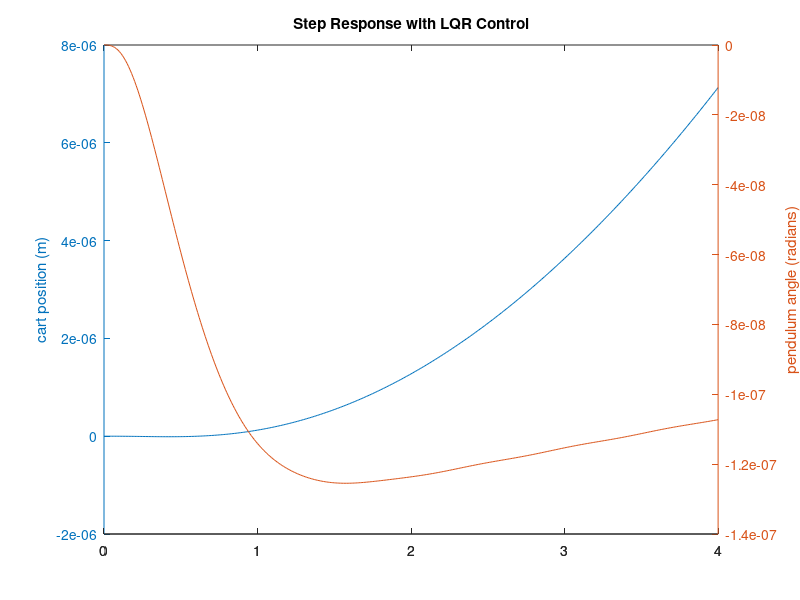

MATLAB code for this plot: (Note: this script raises an error after producing the figure.)
%
% Control the inverted pendulum, modeling it with a spring
%
% Warning: not controllable or observable... =(
%
%close all;
clear all;
pkg load control;

% Whether to create plots
plotAll = true;

%
% Pendulum model, the longer rod
%

% Sample rate / control frequency (Hz)
f = 300;
T = 1/f;
Maxpos = 0.25;              % Max carriage travel +- 0.25 m
Maxangle = 0.175;           % Max rod angle -- 10 deg
Maxvoltage = 20;            % Max motor voltage, V
pstart = 0.005;             % Carriage position starting limit, m
astart = 1*pi/180;          % Angle starting limit, rad
g = 9.81;                   % m/s^2     Gravitational constant

% SYSTEM PARAMETERS
% Measured Mechanical Parameters
d1 = 0.323;                % m         Length of pendulum 1 (long)
d2 = 0.079;                 % m         Length of pendulum 2 (short)
%mp1 = 0.0208;              % kg        Mass of pendulum 1
mp1 = 0.0318;
%mp2 = 0.0050;              % kg        Mass of pendulum 2
mp2 = 0.0085;
%m=0.8; % Makes state estimates better for some reason
m = 0.3163;                 % kg        Mass of carriage
rd = 0.0254/2;              % m         Drive pulley radius
md = 0.0375;                % kg        Mass of drive pulley (cylinder)
%mc1 = 0.0036;              % kg        Mass of clamp 1*
%mc2 = 0.0036;              % kg        Mass of clamp 2*
mc1 = 0.0085;
mc2 = mc1;

% *Clamp Dimensions
%  Rectangular 0.0254 x 0.01143 m
%  The pivot shaft is 0.00714 m from the end

% Motor Parameters (Data Sheet)
Im = 43e-7;                 % kg m^2/rad    Rotor moment of inertia
R = 4.09;                   % ohms          Resistance
kt = 0.0351;                % Nm/A          Torque constant
ke = 0.0351;                % Vs/rad        Back emf constant

% Derived Mechanical Parameters

                            % kg m^2/rad    Moment of inertia, clamp 1
%Ic1 = mc1*(0.01143^2 + 0.0254^2)/12 + mc1*(0.0127-0.00714)^2;
Ic1 = mc1*(0.0098^2 + 0.0379^2)/12;
Ic2 = Ic1;                  % kg m^2/rad    Moment of inertia, clamp 2
Id = md*(rd^2)/2;           % kg m^2/rad    Moment of inertia, drive pulley
Imd = Im + Id;              % kg m^2/rad    Moment of inertia, combined

J1 = Ic1 + mp1*(d1^2)/3;    % Total moment of inertia, pendulum 1 (long)
J2 = Ic2 + mp2*(d2^2)/3;    % Total moment of inertia, pendulum 2 (short)
Jd = Im + Id;               % Total moment of inertia, motor drive
Mc = m + mc1 + mc2;         % Total carriage mass

% Friction Test Data
%   Carriage Slope = 19 deg;  Terminal Velocity xdotss = 0.312 m/s; From
%       twincarriage.m; formula b = m g sin(theta)/xdotss
%   Pendulum 1 (long) Exponent a1 = 0.0756 1/s;  From longfit.m
%   Pendulum 2 (short) Exponent a2 = 0.2922 1/s; From shortfit.m
%        formula b = 2 a J

%alpha = 19;
alpha = 12.2;
%xdotss = 0.312;
xdotss = 0.4852;
%a1 = 0.0756;
%a2 = 0.2922;
a1 = 0.0185;
a2 = 0.012;
                            % Ns/m    Viscous friction of carriage system
b = (Mc + mp1 + mp2)*g*sin(alpha*pi/180)/xdotss;
b1 = 2*a1*J1;               % Nms/rad    Viscous friction of pendulum 1 (rotational)
b2 = 2*a2*J2;               % Nms/rad    Viscous friction of pendulum 2 (rotational)

scale = [rd*2*pi/4096  2*pi/4096 -0.05/250];

% Additional variables
l1 = d1/2;
l2 = d2/2;
bc = b;
Km = kt;

% Fiddle with these values...
Ks = 0.1;
bm = 1;

%
% State space equations with the spring
%

% Denominator
p = (Mc*l1^2*l2^2*mp1*mp2+J1*Mc*l2^2*mp2+J1*l2^2*mp1*mp2+J2*Mc*l1^2*mp1+J2*l1^2*mp1*mp2+J1*J2*Mc+J1*J2*mp1+J1*J2*mp2);
A = [
    % xd
    0 1 0 0 0 0 0 0;
    % xdd
     -(-Ks*l1^2*l2^2*mp1*mp2-J1*Ks*l2^2*mp2-J2*Ks*l1^2*mp1-J1*J2*Ks)/p -(bc*l1^2*l2^2*mp1*mp2+J1*bc*l2^2*mp2+J2*bc*l1^2*mp1+J1*J2*bc)/p -(-g*l1^2*l2^2*mp1^2*mp2-J2*g*l1^2*mp1^2)/p 0 -(-g*l1^2*l2^2*mp1*mp2^2-J1*g*l2^2*mp2^2)/p 0 -(Ks*l1^2*l2^2*mp1*mp2*rd+J1*Ks*l2^2*mp2*rd+J2*Ks*l1^2*mp1*rd+J1*J2*Ks*rd)/p 0;
    % theta1d
    0 0 0 1 0 0 0 0;
    % theta1dd
    -(-Ks*l2^2*mp2-J2*Ks)*l1*mp1/p -(bc*l2^2*mp2+J2*bc)*l1*mp1/p -(-Mc*g*l2^2*mp2-g*l2^2*mp1*mp2-J2*Mc*g-J2*g*mp1-J2*g*mp2)*l1*mp1/p 0 +g*l2^2*mp2^2*l1*mp1/p 0 -(Ks*l2^2*mp2*rd+J2*Ks*rd)*l1*mp1/p 0;
    % theta2d
    0 0 0 0 0 1 0 0;
    % theta2dd
    +mp2*l2*(-Ks*l1^2*mp1-J1*Ks)/p +mp2*l2*(bc*l1^2*mp1+J1*bc)/p -mp2*l2*g*l1^2*mp1^2/p 0 +mp2*l2*(-Mc*g*l1^2*mp1-g*l1^2*mp1*mp2-J1*Mc*g-J1*g*mp1-J1*g*mp2)/p 0 +mp2*l2*(Ks*l1^2*mp1*rd+J1*Ks*rd)/p 0;
    % thetamd
    0 0 0 0 0 0 0 1;
    % thetamdd
    0 0 0 0 0 0 0 -(Km^2+R*bm)/(Jd*R) ];
B = [0;
     0;
     0;
     0;
     0;
     0;
     0;
     Km/(Jd*R)];
C = [1 0 0 0 0 0 0 0;
     0 0 1 0 0 0 0 0];
D = [0;
     0];

states = {'x' 'x_dot' 'theta1' 'theta1_dot' 'theta2' 'theta2_dot' 'thetam' 'thetam_dot'};
inputs = {'v'};
outputs = {'x'; 'theta1'};
sys_ss = ss(A,B,C,D,'statename',states,'inputname',inputs,'outputname',outputs);

% Poles for our system
original_poles = eig(A);

%
% Discretize
%
sys_d = c2d(sys_ss, T, 'zoh');
%H = tf(sys_d);

% Check if controllable and observable
co = ctrb(sys_d);
ob = obsv(sys_d);

controllability = rank(co);
observability = rank(ob);

if controllability == 8
	disp('System is controllable. Yay!')
else
	disp('System is not controllable. This is bad.')
end
if observability == 8
	disp('System is observable. Yay!')
else
	disp('System is not observable. This is bad.')
end

% Original poles are:
%
%   0.00000 + 0.00000i
%  -4.44367 + 0.00000i
%  -0.04895 + 5.15645i
%  -0.04895 - 5.15645i
%
%
% With V -> x,phi model:
%
%    0.00000 + 0.00000i
%   -9.77403 + 0.00000i
%   -0.04054 + 5.12175i
%   -0.04054 - 5.12175i
%
% which are way out of the unit circle.
%
poles = eig(A);

%
% Create a controller with LQR and simulate it
% http://ctms.engin.umich.edu/CTMS/index.php?example=InvertedPendulum&section=ControlStateSpace
%

Q = C'*C;
Q(1,1) = 1000;
Q(3,3) = 100;
R = 0.1;

K = lqr(A,B,Q,R);

Ac = [(A-B*K)];
Bc = [B];
Cc = [C];
Dc = [D];

sys_cl = ss(Ac,Bc,Cc,Dc,'statename',states,'inputname',inputs,'outputname',outputs);

t = 0:0.01:4;
r = 0.2*ones(size(t));
if plotAll
    figure;
    [y,t,x]=lsim(sys_cl,r,t);
    [AX,H1,H2] = plotyy(t,y(:,1),t,y(:,2),'plot');
    set(get(AX(1),'Ylabel'),'String','cart position (m)');
    set(get(AX(2),'Ylabel'),'String','pendulum angle (radians)');
    title('Step Response with LQR Control');
end

%
% Correcting the cart position error. Now the cart actually ends up at 0.2
% meters as we were commanding it.
%
Cn = [1 0 0 0 0 0 0 0];
sys_ss = ss(A,B,Cn,0);
Nbar = rscale(sys_ss,K);

sys_cl = ss(Ac,Bc*Nbar,Cc,Dc,'statename',states,'inputname',inputs,'outputname',outputs);

r =0.2*ones(size(t));
if plotAll
    figure;
    [y,t,x]=lsim(sys_cl,r,t);
    [AX,H1,H2] = plotyy(t,y(:,1),t,y(:,2),'plot');
    set(get(AX(1),'Ylabel'),'String','cart position (m)');
    set(get(AX(2),'Ylabel'),'String','pendulum angle (radians)');
    title('Step Response with Precompensation and LQR Control');
end

%
% Designing observer/estimator
%
% Our slowest pole's real value is at -1.7891. Let's try placing our
% estimator's poles at -20.
%
poles = eig(Ac);

P = [-30 -31 -32 -33 -34 -35 -36 -37];
L = place(A',C',P)';

%
%
%
Ace = [(A-B*K) (B*K);
       zeros(size(A)) (A-L*C)];
Bce = [B*Nbar;
       zeros(size(B))];
Cce = [Cc zeros(size(Cc))];
Dce = [0;0];

states_est = {'x' 'x_dot' 'theta1' 'theta1_dot' 'theta2' 'theta2_dot' 'thetam'
    'thetam_dot' 'e1' 'e2' 'e3' 'e4' 'e5' 'e6' 'e7' 'e8'};
sys_est_cl = ss(Ace,Bce,Cce,Dce,'statename',states_est,'inputname',inputs,'outputname',outputs);

r = 0.2*ones(size(t));
if plotAll
    figure;
    [y,t,x]=lsim(sys_est_cl,r,t);
    [AX,H1,H2] = plotyy(t,y(:,1),t,y(:,2),'plot');
    set(get(AX(1),'Ylabel'),'String','cart position (m)');
    set(get(AX(2),'Ylabel'),'String','pendulum angle (radians)');
    title('Step Response with Observer-Based State-Feedback Control');
end

%
% Simulating the plant separately from our control and esimation, getting
% closer to what will actually run on the pendulum
%

% To get discretized
sys_est_only = ss(A, [B L], C, [D [0;0] [0;0]]);
sys_est_only_d = c2d(sys_est_only, T, 'zoh');

if plotAll
%if false
    % We have 4 state variables, and need the current and past values
    state = zeros(8, 2);
    eststate = zeros(8, 2);

    % The states we want to plot
    N = 4*f;
    output = zeros(N, 2);
    estoutput = zeros(2, 1);
    estoutputhistory = zeros(N, 2);

    % Constant input command
    r = 0.2;
    input = zeros(N);

    for i = 1:N
        % Our control law
        input(i) = r*Nbar - K*eststate(:,1);
        %input(i) = r*Nbar - K*(eststate(:,1) - [1;0;0;0]*r);
        %input(i) = r*Nbar - K*[state(1,1); eststate(2,1); state(3,1); eststate(4,1)];

        % Max out at +/- Maxvoltage
        input(i) = min(max(input(i),-Maxvoltage),Maxvoltage);

        % Estimation
        y = [state(1,1); state(3,1)]; % Use only the measured part of the state
        uvec = [input(i); y-estoutput];
        eststate(:,1) = sys_est_only_d.a*eststate(:,2) + sys_est_only_d.b*uvec;
        estoutput = sys_est_only_d.c*eststate(:,2) + sys_est_only_d.d*uvec;

        % Simulate actual system
        state(:,1) = sys_d.a*state(:,2) + sys_d.b*input(i);
        output(i,:) = sys_d.c*state(:,2) + sys_d.d*input(i);

        % Save the new states in the old state
        eststate(:,2) = eststate(:,1);
        state(:,2) = state(:,1);

        % Save so we can plot
        estoutputhistory(i,:) = estoutput';
    end

    t = 0:T:(size(estoutputhistory,1)-1)/f;
    figure;
    [AX,H1,H2] = plotyy(t,estoutputhistory(:,1),t,estoutputhistory(:,2),'plot');
    set(get(AX(1),'Ylabel'),'String','cart position (m)');
    set(get(AX(2),'Ylabel'),'String','pendulum angle (radians)');
    title('state estimates - without lsim');

    % Plot the input, make sure it's not > Maxvoltage
    figure;
    plot(t,estoutputhistory(:,1),'-r',
         t,estoutputhistory(:,2),'-b',
         t,input,'-g');
end
